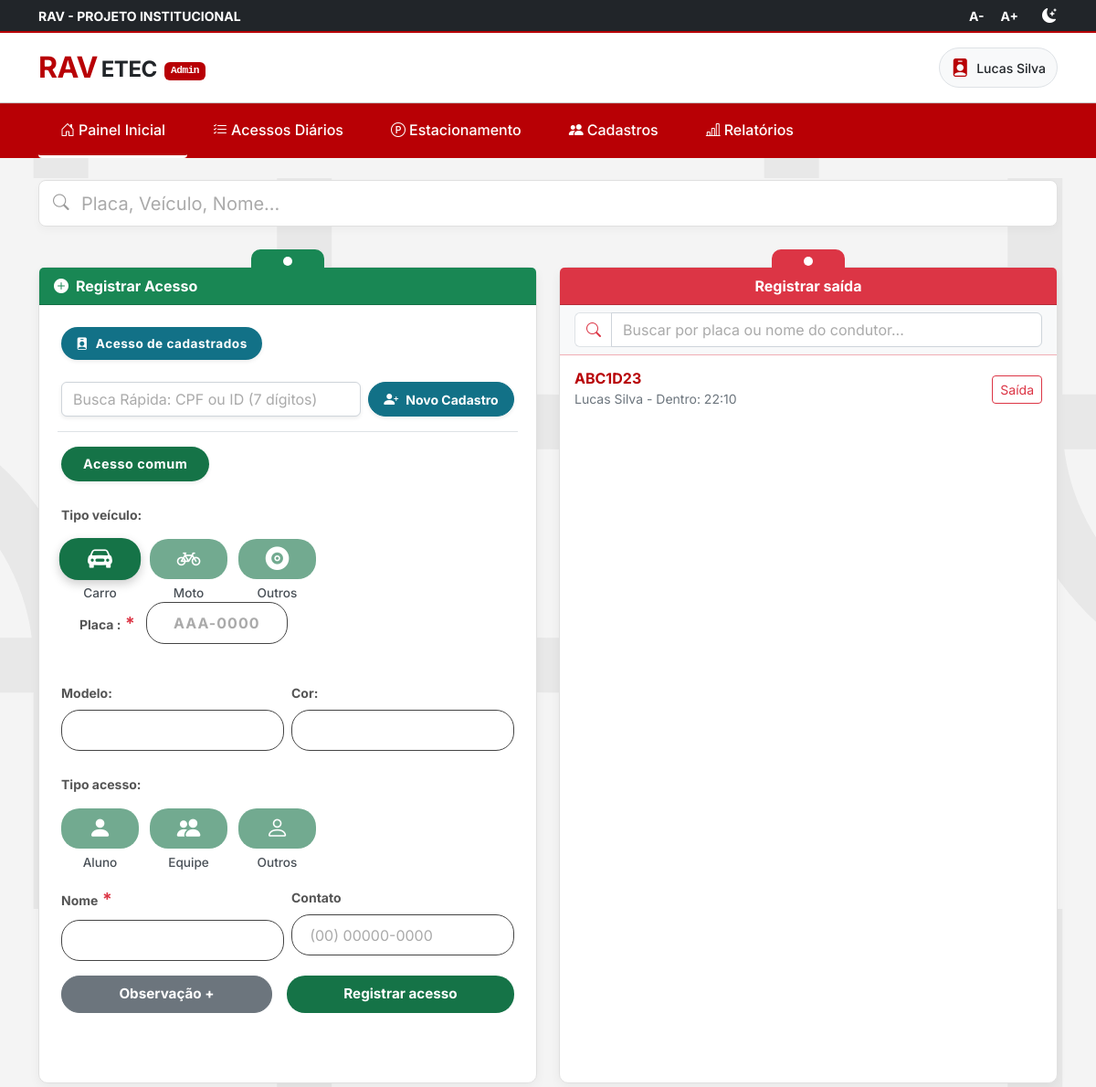
The page /painel-admin.php on the database as committed earlier.
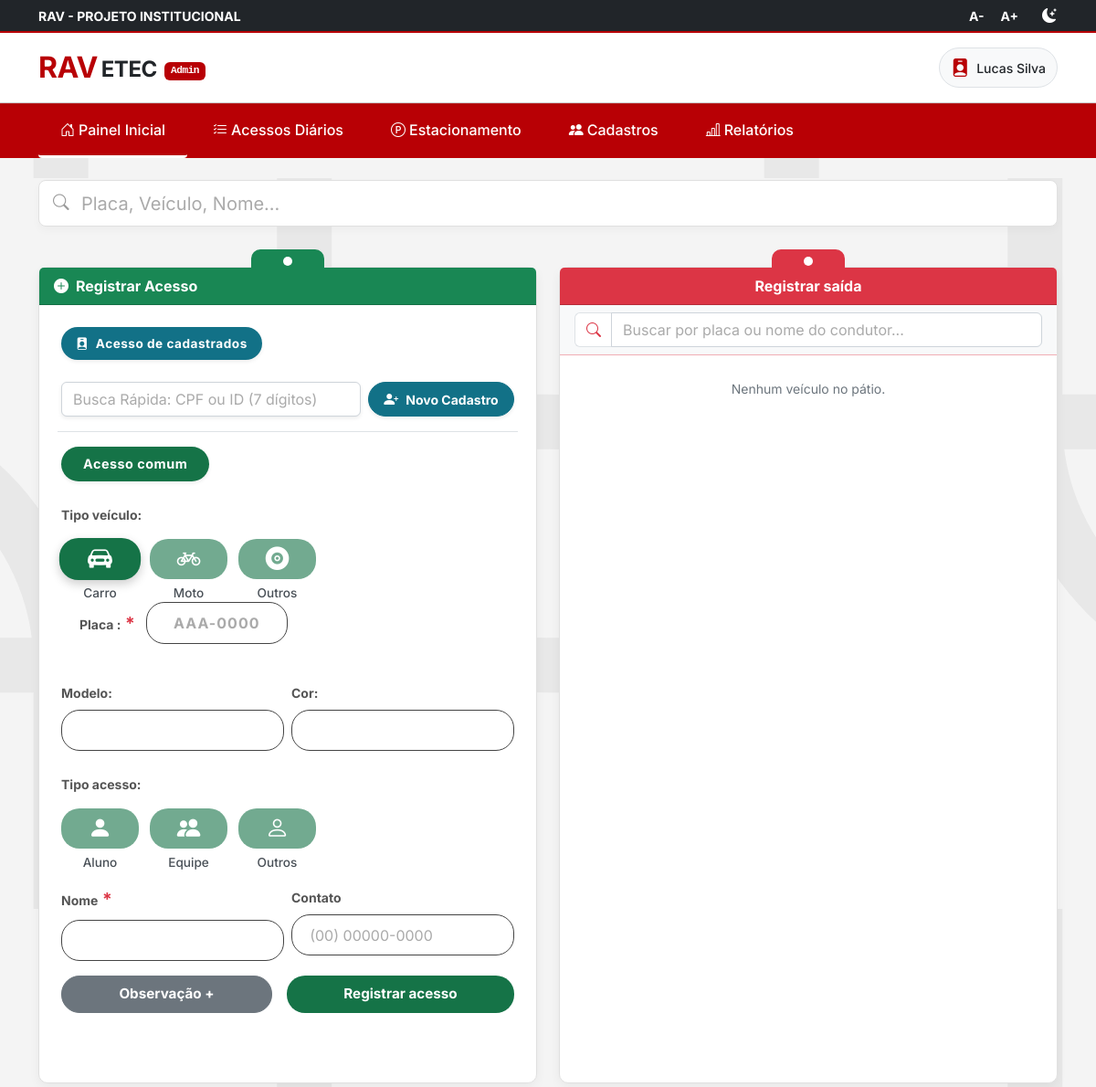
The same page on the database as committed later.
### tables this page shows
CREATE TABLE registros_acesso (
    id INT AUTO_INCREMENT PRIMARY KEY,
    id_veiculo INT NOT NULL,
    id_usuario_registro INT NULL,  
    id_empresa INT NULL,  
    tipo_acesso VARCHAR(50) NOT NULL,
    curso VARCHAR(50) NULL,
    periodo VARCHAR(50) NULL,
    funcao VARCHAR(50) NULL,
    nome_condutor VARCHAR(150) NOT NULL,
    contato_tipo VARCHAR(20) NULL,
    contato_valor VARCHAR(50) NULL,
    observacao TEXT NULL,
    status VARCHAR(20) DEFAULT 'Dentro',
    data_hora_entrada TIMESTAMP NOT NULL DEFAULT CURRENT_TIMESTAMP,  
    data_hora_saida TIMESTAMP NULL,
    CONSTRAINT fk_registro_veiculo FOREIGN KEY (id_veiculo) REFERENCES veiculos (id) ON DELETE CASCADE
);

CREATE TABLE veiculos (
    id INT AUTO_INCREMENT PRIMARY KEY,
    id_unidade INT NOT NULL,
    id_condutor INT NULL,
    id_usuario INT NULL,  
    id_empresa INT NULL,  
    placa VARCHAR(10) NOT NULL UNIQUE,
    marca VARCHAR(80) NULL,  
    modelo VARCHAR(80) NOT NULL,
    cor VARCHAR(30) NULL,
    ano INT NULL,
    tipo_veiculo ENUM(
        'CARRO',
        'MOTO',
        'CAMINHAO',
        'ONIBUS',
        'VAN',
        'OUTRO'
    ) NOT NULL,
    observacoes TEXT NULL,
    created_at TIMESTAMP DEFAULT CURRENT_TIMESTAMP,
    CONSTRAINT fk_veiculo_unidade FOREIGN KEY (id_unidade) REFERENCES unidades (id) ON DELETE CASCADE,
    CONSTRAINT fk_veiculo_condutor FOREIGN KEY (id_condutor) REFERENCES condutores (id) ON DELETE SET NULL
);

### painel-admin.php (the view, shortened to what the changed rows need)
<?php
require_once 'conn.php';
$stmtSaida = $pdo->query("SELECT r.*, v.placa FROM registros_acesso r
                          JOIN veiculos v ON r.id_veiculo = v.id
                          WHERE r.status = 'Dentro' ORDER BY r.data_hora_entrada DESC");
$veiculosDentro = $stmtSaida->fetchAll(PDO::FETCH_ASSOC);
?>
<!DOCTYPE html>
<html lang="pt-br">
<head>
    <link href="https://cdn.jsdelivr.net/npm/bootstrap@5.3.0/dist/css/bootstrap.min.css" rel="stylesheet">
    <link rel="stylesheet" href="https://cdn.jsdelivr.net/npm/bootstrap-icons@1.11.0/font/bootstrap-icons.css">
    <link rel="stylesheet" href="css/index.css">
    <link rel="stylesheet" href="css/style.css">
</head>
<body class="light-mode section-bg-gray d-flex flex-column min-vh-100">
    <header class="main-header bg-white shadow-sm sticky-top">
        <div class="container py-3 d-flex justify-content-between align-items-center">
            <div class="d-flex align-items-center gap-3">
                <a href="painel-admin.php" class="text-decoration-none d-flex align-items-center">
                    <h1 class="logo-text m-0 fw-bold d-flex align-items-center">
                        <span class="text-cps-red fs-2 me-1">RAV</span>
                        <span class="text-dark fs-4 mt-1">ETEC</span>
                        <span class="badge bg-cps-red text-white font-monospace ms-2 mt-2" style="font-size: 0.70rem;">Admin</span>
                    </h1>
                </a>
            </div>
        </div>
    </header>
    <main class="container py-4">
        <div class="row g-4 align-items-stretch">
            <div class="col-12 col-lg-6">
                <div class="card bg-dark-card border-danger-subtle mb-4 shadow-lg h-100 d-flex flex-column prancheta-card">
                    <div class="flex-grow-1" style="overflow-y: auto; min-height: 380px;">
                        <div id="listaSaidaVeiculos" class="list-group list-group-flush custom-scrollbar">
                            <?php if (count($veiculosDentro) > 0): ?>
                                <?php foreach ($veiculosDentro as $reg): ?>
                                    <div
                                        class="list-group-item d-flex justify-content-between align-items-center p-3 item-saida"
                                        data-placa="<?= htmlspecialchars($reg['placa']) ?>"
                                        data-nome="<?= htmlspecialchars($reg['nome_condutor']) ?>"
                                        data-hora="<?= date('H:i', strtotime($reg['data_hora_entrada'])) ?>">
                                        <div>
                                            <h6 class="mb-0 fw-bold" style="color: var(--cps-red);"><?= $reg['placa'] ?></h6>
                                            <small class="text-secondary"><?= $reg['nome_condutor'] ?> - Dentro:
                                                <?= date('H:i', strtotime($reg['data_hora_entrada'])) ?></small>
                                        </div>
                                        <a href="registrar_saida.php?id=<?= $reg['id'] ?>"
                                            class="btn btn-sm btn-outline-danger">Saída</a>
                                    </div>
                                <?php endforeach; ?>
                            <?php else: ?>
                                <div class="p-4 text-center text-secondary"><small>Nenhum veículo no pátio.</small></div>
                            <?php endif; ?>
                        </div>
                    </div>
                </div>
            </div>
        </div>
    </main>
</body>
</html>

Rows that differ between the two databases and show on the page:
removed registros_acesso: id_veiculo.placa "ABC1D23", nome_condutor "Lucas Silva", data_hora_entrada "22:10"
Other text that changed with them:
text now shown: "Nenhum veículo no pátio."
